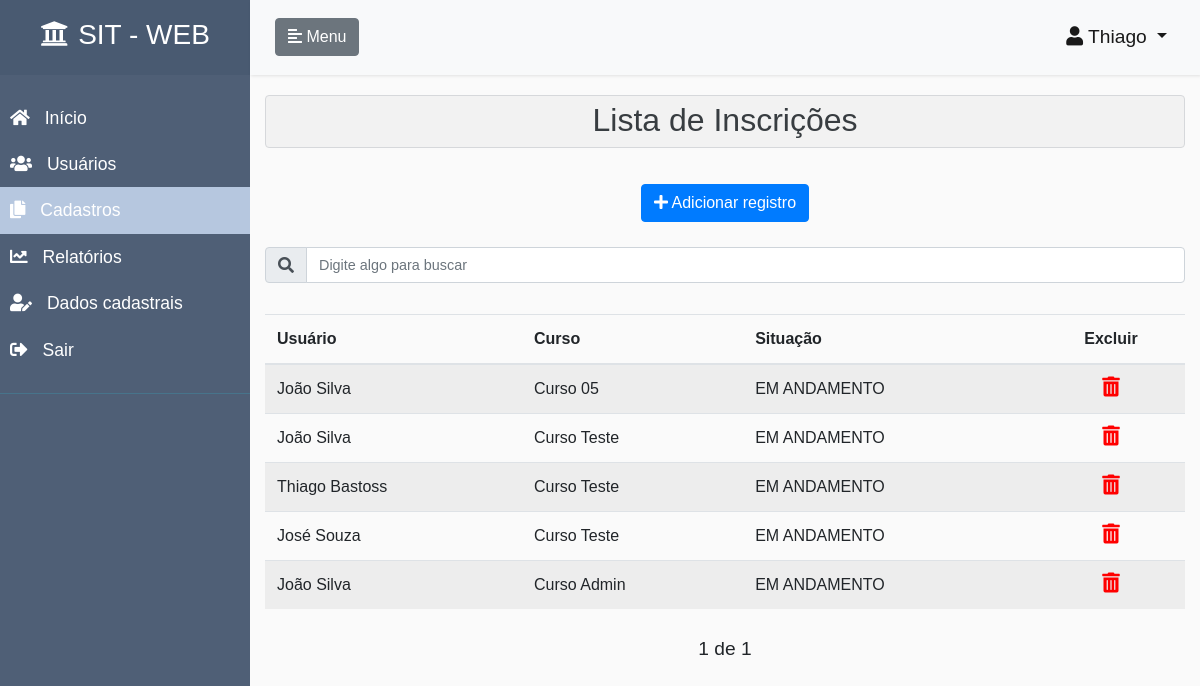
/cadastros-inscricoes/ (signed in), run on an earlier commit of the app's database.
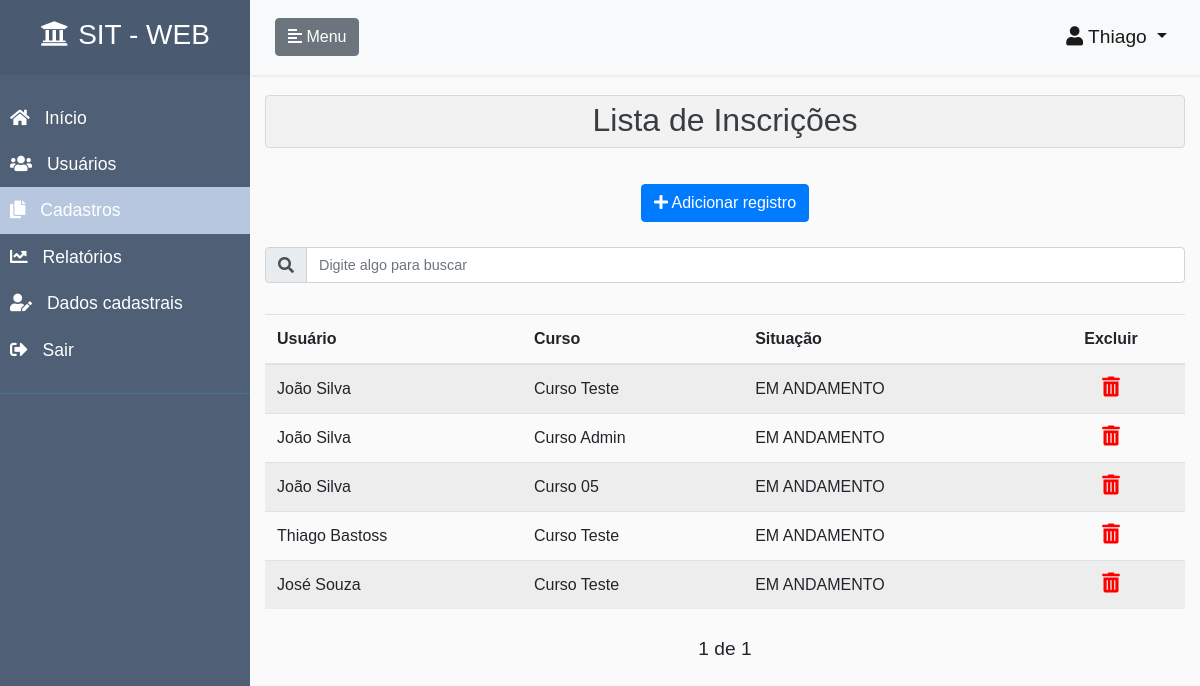
And on a later commit of the database.
### core/models.py (models this page shows, shortened)
class Inscricao(models.Model):
    objects = InscricaoManager()
    SITUACOES = [
        ('EM ANDAMENTO', 'EM ANDAMENTO'),
        ('APROVADO', 'APROVADO'),
        ('REPROVADO', 'REPROVADO'),
    ]
    curso = models.ForeignKey(Curso, on_delete=models.CASCADE)
    usuario = models.ForeignKey(AUTH_USER_MODEL, on_delete=models.CASCADE)
    percentual_andamento = models.DecimalField(max_digits=10, decimal_places=1, default=0)
    percentual_acertos = models.DecimalField(max_digits=10, decimal_places=1, default=0)
    situacao = models.CharField(max_length=12, choices=SITUACOES, default='EM ANDAMENTO')
    obteve_certificado = models.BooleanField(default=False)
    data_inscricao = models.DateTimeField(auto_now_add=True)
    data_conclusao = models.DateTimeField(null=True, blank=True)
    ultimo_conteudo_acessado = models.CharField(max_length=50, null=True, blank=True)
    data_ultimo_conteudo_acessado = models.DateTimeField(null=True, blank=True)
    data_criacao = models.DateTimeField(auto_now_add=True, null=True, blank=True)
    data_atualizacao = models.DateTimeField(auto_now=True, null=True, blank=True)
    class Meta:
        verbose_name = "Inscrição"
        verbose_name_plural = "Inscrições"
        unique_together = (('curso', 'usuario'),)
    class CustomMeta:
        ordering_field = 'data_inscricao'
        search_fields = ['curso__titulo', 'usuario__username', 'data_inscricao']

class Curso(models.Model):
    objects = CursoManager()
    titulo = models.CharField(unique=True, max_length=70)
    categoria = models.ForeignKey(Categoria, on_delete=models.CASCADE)
    usuario = models.ForeignKey(AUTH_USER_MODEL, on_delete=models.CASCADE)
    nome_instrutor = models.CharField(null=True, blank=True, max_length=50)
    palavras_chaves = models.CharField(max_length=150, null=True, blank=True)
    descricao = models.TextField(max_length=250, null=True, blank=True)
    publicado = models.BooleanField(default=False)
    data_publicado = models.DateTimeField(null=True, blank=True)
    data_criacao = models.DateTimeField(auto_now_add=True, null=True, blank=True)
    data_atualizacao = models.DateTimeField(auto_now=True, null=True, blank=True)
    class Meta:
        verbose_name = "Curso"
        verbose_name_plural = "Cursos"
    class CustomMeta:
        ordering_field = 'titulo'
        search_fields = ['titulo', 'categoria__titulo', 'usuario__username', 'palavras_chaves', 'descricao']

### accounts/models.py (models this page shows, shortened)
class CustomUser(AbstractUser):
    ALUNO = 1
    INSTRUTOR = 2
    PERFIS = (
        (ALUNO, 'Aluno'),
        (INSTRUTOR, 'Instrutor')
    )
    email = models.EmailField(unique=True)
    perfil = models.PositiveSmallIntegerField(
        choices=PERFIS,
        null=True,
        blank=True
    )
    REQUIRED_FIELDS = []
    USERNAME_FIELD = 'email'
    def tem_perfil_aluno(self):
        if self.perfil == self.ALUNO:
            return True
        return False
    def tem_perfil_instrutor(self):
        if self.perfil == self.INSTRUTOR:
            return True
        return False
    def tem_perfil_administrador(self):
        return self.is_staff

### core/views.py (the view)
# urls.py: path('cadastros-inscricoes/',          registrosListView,  {'modelo': Inscricao},      name='cadastros-inscricoes'),
@login_required
def registrosListView(request, modelo):
    perfil_aluno = False
    perfil_instrutor = False
    perfil_administrador = False
    lista_categorias = False
    lista_cursos = False
    lista_unidades = False
    lista_videos = False
    lista_arquivos = False
    lista_questionarios = False
    lista_questoes = False
    lista_alternativas = False
    lista_avaliacoes = False
    lista_inscricoes = False
    if request.user.tem_perfil_aluno():
        return trata_usuario_sem_permissao(request)
    if request.user.tem_perfil_administrador():
        perfil_administrador = True
    if request.user.tem_perfil_instrutor():
        perfil_instrutor = True
    if modelo == Categoria:
        lista_categorias = True
    if modelo == Curso:
        lista_cursos = True
    if modelo == Unidade:
        lista_unidades = True
    if modelo == Video:
        lista_videos = True
    if modelo == Arquivo:
        lista_arquivos = True
    if modelo == Questionario:
        lista_questionarios = True
    if modelo == Questao:
        lista_questoes = True
    if modelo == Alternativa:
        lista_alternativas = True
    if modelo == Avaliacao:
        lista_avaliacoes = True
    if modelo == Inscricao:
        lista_inscricoes = True
    tituloPagina = modelo._meta.verbose_name_plural
    nomeLink = remover_acentos(modelo._meta.verbose_name.lower())
    try:
        search = request.GET.get('search')
    except:
        search = None
    if search:
        search_fields = modelo.CustomMeta.search_fields
        filtro = reduce(or_, [Q(**{'{}__icontains'.format(f): search}) for f in search_fields], Q())
        objetos = modelo.objects.obtem_objetos_por_perfil_usuario(
            request.user
        ).filter(
            filtro
        ).order_by(
            '-data_atualizacao'
        )
    else:
        lista_objetos = modelo.objects.obtem_objetos_por_perfil_usuario(
            request.user
        ).order_by(
            '-data_atualizacao'
        )
        paginator = Paginator(lista_objetos, 10)
        page = request.GET.get('page')
        objetos = paginator.get_page(page)
    nao_tem_objetos = False
    if len(objetos) == 0:
        nao_tem_objetos = True
    nome_template = 'core/registros-lista.html'
    if request.is_ajax():
        nome_template = 'core/registros-lista-conteudo.html'
    return render(
        request,
        nome_template,
        {
            'objetos': objetos,
            'tituloPagina': tituloPagina,
            'nomeLink': nomeLink,
            'perfil_aluno': perfil_aluno,
            'perfil_administrador': perfil_administrador,
            'perfil_instrutor': perfil_instrutor,
            'lista_categorias': lista_categorias,
            'lista_cursos': lista_cursos,
            'lista_unidades': lista_unidades,
            'lista_videos': lista_videos,
            'lista_arquivos': lista_arquivos,
            'lista_questionarios': lista_questionarios,
            'lista_questoes': lista_questoes,
            'lista_alternativas': lista_alternativas,
            'lista_avaliacoes': lista_avaliacoes,
            'lista_inscricoes': lista_inscricoes,
            'nao_tem_objetos': nao_tem_objetos,
            'menu_inicio': False,
            'menu_meus_cursos': False,
            'menu_cadastros': True,
            'menu_relatorios': False,
            'menu_usuarios': False,
            'menu_dados_cadastrais': False,
        }
    )

### core/managers.py (called while the page is built)
    def obtem_objetos_por_perfil_usuario(self, usuario):
        objetos = self.none()
        if usuario.tem_perfil_administrador():
            objetos = self.all()
        return objetos

### core/views.py (called while the page is built)
def remover_acentos(txt):
    return normalize('NFKD', txt).encode('ASCII', 'ignore').decode('ASCII')

### core/templates/core/registros-lista.html (shortened to what this page needs)
{% extends 'pagina-inicial.html' %}
{% block content_page %}
<div class="col-12 list-div">
    <div class="alert alert-secondary" role="alert" style="background-color: rgba(0,0,0,.03); padding: 0;">
        <h2 class="text-center" style="margin-top: 5px;">Lista de {{tituloPagina}}</h2>
    </div>
    <div class="btn-toolbar justify-content-between" role="toolbar" aria-label="Toolbar with button groups">
        <div class="col text-center" style="margin-top: 20px; margin-bottom: 10px;">
          <a href="/adiciona-{{nomeLink}}/" class="btn btn-primary " role="button" title="Adiciona um novo registro">
              <i class="fas fa-plus class-icone-button"></i>
                  Adicionar registro
          </a>
        </div>
    </div>
    <div class="col-12 search-div">
        <form method="GET" id="search-form">
                <div class="input-group mb-3">
                    <div class="input-group-prepend">
                        <span class="input-group-text" id="basic-addon1"><i class="fas fa-search" id="teste"></i></span>
                    </div>
                    <input class="form-control" type="text" id="search" name="search"
                           placeholder="Digite algo para buscar"
                           value="{{ request.GET.search }}"
                           style="font-size: 0.9rem"
                           title="Informe qualquer caracteristica de um curso para filtrar">
                </div>
        </form>
    </div>
    {% if nao_tem_objetos == False %}
    <div class="container-pesquisa">
        {% include  'core/registros-lista-conteudo.html' %}
    </div>
    <div class="pagination" style="margin-top: 10px;">
        <span class="step-links">
            <div class="btn-toolbar justify-content-between" role="toolbar" aria-label="Toolbar with button groups">
                <span>
                    {% if objetos.paginator.num_pages %}
                    <span class="current" style="font-size: 1.2rem;">
                        {{ objetos.number }} de {{ objetos.paginator.num_pages }}
                    </span>
                    {% endif %}
                </span>
            </div>
        </span>
    </div>
    {% else %}
        <h5 class="text-center" style="margin-top: 20px;">Sem cadastros a serem exibidos</h5>
    {% endif %}
</div>
{% endblock %}

### core/templates/core/registros-lista-conteudo.html (shortened to what this page needs)
       <div style="overflow-x:auto;">
            <table class="table table-striped">
                <thead>
                    <tr>
                        {% if lista_inscricoes == True%}
                        <th scope="col">Usuário</th>
                        <th scope="col">Curso</th>
                        <th scope="col">Situação</th>
                        {% endif %}
                        <th scope="col"><div class="text-center">Excluir</div></th>
                    </tr>
                </thead>
                <tbody>
                {% for objeto in objetos %}
                    <tr>
                        {% if lista_inscricoes == True%}
                        <td>{{ objeto.usuario.get_full_name }}</td>
                        <td>{{ objeto.curso.titulo }}</td>
                        <td>{{ objeto.situacao }}</td>
                        {% endif %}
                        <td>
                            <div class="text-center">
                                <i class="fas fa-trash-alt" style="cursor: pointer; font-size: 20px; color: red;" onclick="removeItem({{ objeto.id }}, '/remove-{{nomeLink}}/{{ objeto.id }}')" title="Remove registro selecionado"></i>
                            </div>
                        </td>
                    </tr>
                {% endfor %}
                </tbody>
            </table>
       </div>

What changed in the data, as far as the page shows it:
changed Inscricao (number 1 of 5 on the later page): moves up the list
changed Inscricao "Curso Admin": moves up the list
